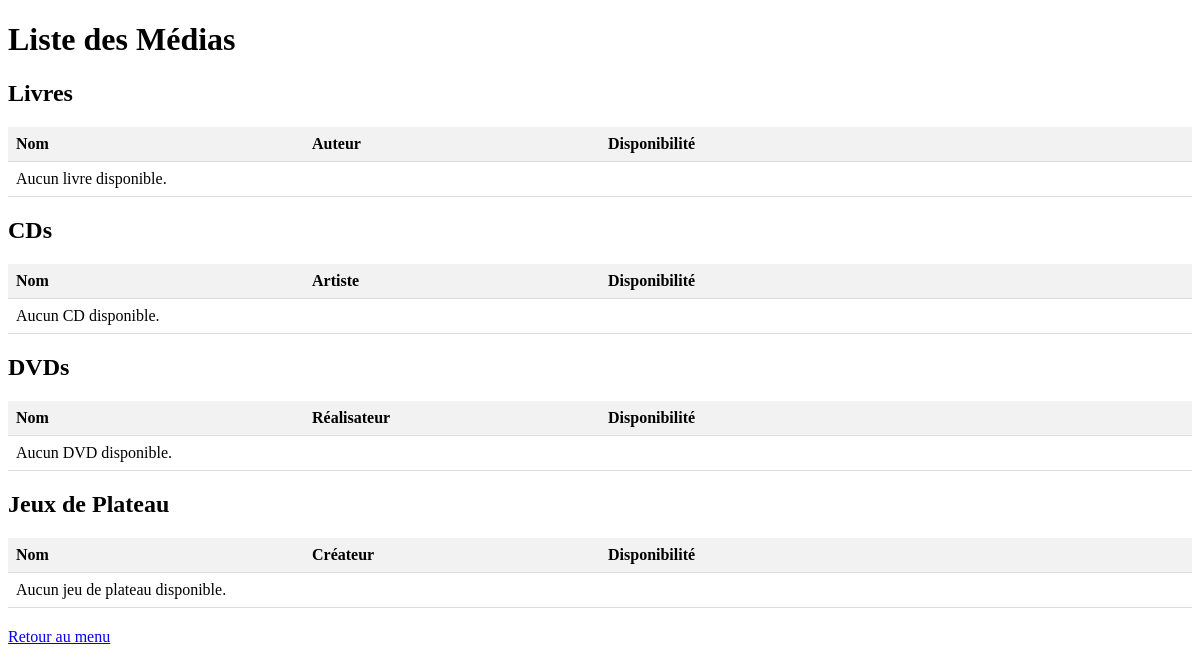
The page /bibliothecaire/medias/ on the database as committed earlier.
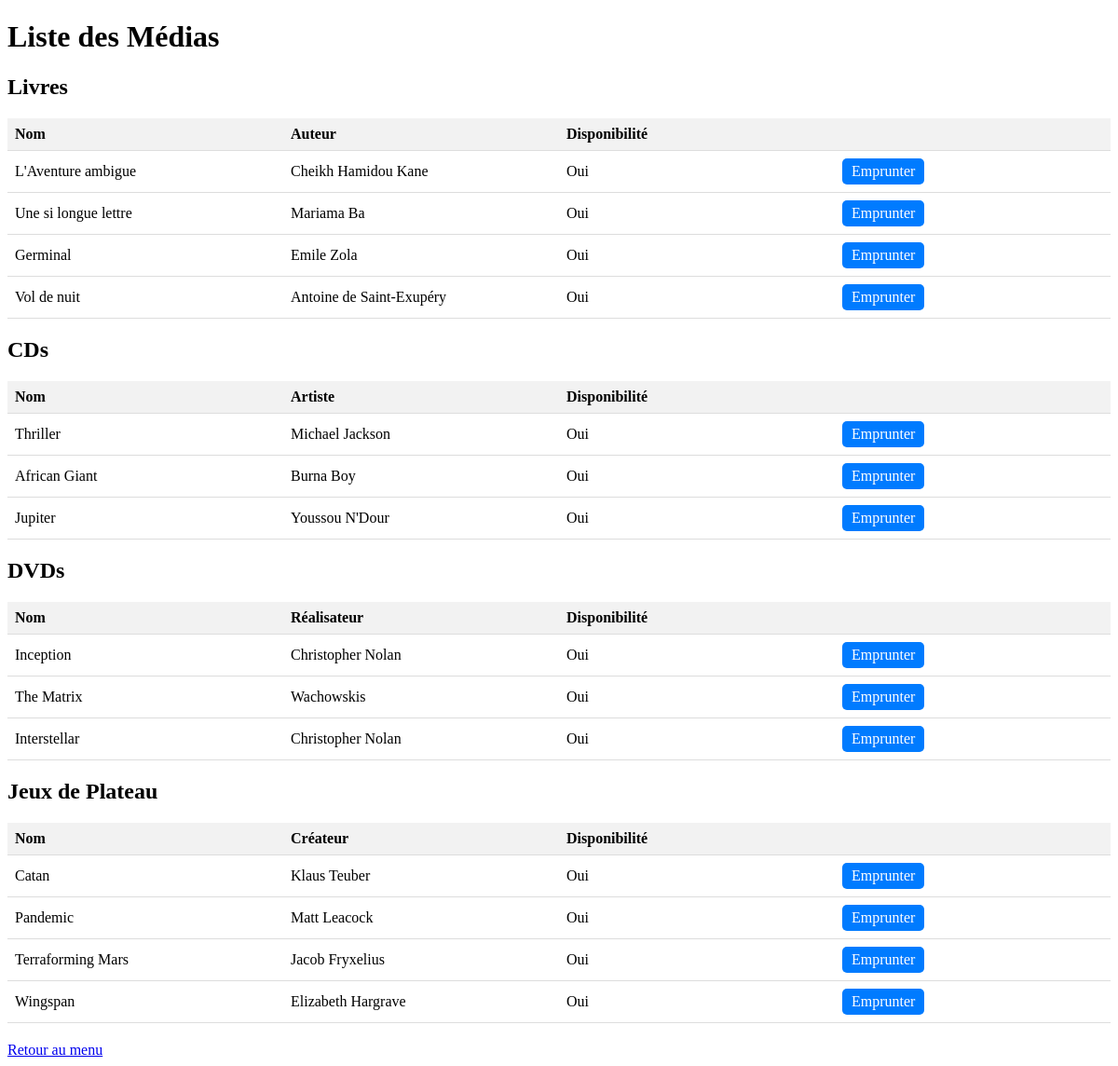
The same page on the database as committed later.
### bibliothecaire/models.py (models this page shows, shortened)
class Media(models.Model):
    quantite_disponible = models.PositiveIntegerField(default=1)  # Quantité disponible pour emprunt
    nom = models.CharField(max_length=100)
    disponible = models.BooleanField(default=True)
    date_emprunt = models.DateTimeField(null=True, blank=True)
    date_retour = models.DateTimeField(null=True, blank=True)
    emprunteur = models.ForeignKey(Emprunteur, null=True, blank=True, on_delete=models.SET_NULL)

class Livre(Media):
    auteur = models.CharField(max_length=100)

class Media(models.Model):
    quantite_disponible = models.PositiveIntegerField(default=1)  # Quantité disponible pour emprunt
    nom = models.CharField(max_length=100)
    disponible = models.BooleanField(default=True)
    date_emprunt = models.DateTimeField(null=True, blank=True)
    date_retour = models.DateTimeField(null=True, blank=True)
    emprunteur = models.ForeignKey(Emprunteur, null=True, blank=True, on_delete=models.SET_NULL)

class CD(Media):
    artiste = models.CharField(max_length=100)

class DVD(Media):
    realisateur = models.CharField(max_length=100)

class JeuDePlateau(Media):
    createur = models.CharField(max_length=100)

### bibliothecaire/views.py (the view)
# urls.py: path('medias/', views.medias, name='medias'),  # Liste des médias
def medias(request):
    livres = Livre.objects.all()
    cds = CD.objects.all()
    dvds = DVD.objects.all()
    jeux = JeuDePlateau.objects.all()
    context = {
        'livres': livres,
        'cds': cds,
        'dvds': dvds,
        'jeux': jeux
    }
    return render(request, 'bibliothecaire/medias.html', context)

### bibliothecaire/templates/bibliothecaire/medias.html (shortened to what the changed rows need)
<!DOCTYPE html>
<html lang="fr">
<head>
</head>
<body>
    <h1>Liste des Médias</h1>
    <h2>Livres</h2>
    <div class="table-container">
        <table>
            <thead>
                <tr>
                    <th>Nom</th>
                    <th>Auteur</th>
                    <th>Disponibilité</th>
                    <th></th>
                </tr>
            </thead>
            <tbody>
                {% for livre in livres %}
                    <tr>
                        <td>{{ livre.nom }}</td>
                        <td>{{ livre.auteur }}</td>
                        <td>
                            {% if livre.disponible %}
                                Oui
                            {% else %}
                                Non
                            {% endif %}
                        </td>
                        <td>
                            {% if livre.disponible %}
                                <a href="{% url 'ajouter_emprunt' %}?media={{ livre.id }}" class="emprunter-btn">Emprunter</a>
                            {% endif %}
                        </td>
                    </tr>
                {% empty %}
                    <tr>
                        <td colspan="4">Aucun livre disponible.</td>
                    </tr>
                {% endfor %}
            </tbody>
        </table>
    </div>
    <h2>CDs</h2>
    <div class="table-container">
        <table>
            <thead>
                <tr>
                    <th>Nom</th>
                    <th>Artiste</th>
                    <th>Disponibilité</th>
                    <th></th>
                </tr>
            </thead>
            <tbody>
                {% for cd in cds %}
                    <tr>
                        <td>{{ cd.nom }}</td>
                        <td>{{ cd.artiste }}</td>
                        <td>
                            {% if cd.disponible %}
                                Oui
                            {% else %}
                                Non
                            {% endif %}
                        </td>
                        <td>
                            {% if cd.disponible %}
                                <a href="{% url 'ajouter_emprunt' %}?media={{ cd.id }}" class="emprunter-btn">Emprunter</a>
                            {% endif %}
                        </td>
                    </tr>
                {% empty %}
                    <tr>
                        <td colspan="4">Aucun CD disponible.</td>
                    </tr>
                {% endfor %}
            </tbody>
        </table>
    </div>
    <h2>DVDs</h2>
    <div class="table-container">
        <table>
            <thead>
                <tr>
                    <th>Nom</th>
                    <th>Réalisateur</th>
                    <th>Disponibilité</th>
                    <th></th>
                </tr>
            </thead>
            <tbody>
                {% for dvd in dvds %}
                    <tr>
                        <td>{{ dvd.nom }}</td>
                        <td>{{ dvd.realisateur }}</td>
                        <td>
                            {% if dvd.disponible %}
                                Oui
                            {% else %}
                                Non
                            {% endif %}
                        </td>
                        <td>
                            {% if dvd.disponible %}
                                <a href="{% url 'ajouter_emprunt' %}?media={{ dvd.id }}" class="emprunter-btn">Emprunter</a>
                            {% endif %}
                        </td>
                    </tr>
                {% empty %}
                    <tr>
                        <td colspan="4">Aucun DVD disponible.</td>
                    </tr>
                {% endfor %}
            </tbody>
        </table>
    </div>
    <h2>Jeux de Plateau</h2>
    <div class="table-container">
        <table>
            <thead>
                <tr>
                    <th>Nom</th>
                    <th>Créateur</th>
                    <th>Disponibilité</th>
                    <th></th>
                </tr>
            </thead>
            <tbody>
                {% for jeu in jeux %}
                    <tr>
                        <td>{{ jeu.nom }}</td>
                        <td>{{ jeu.createur }}</td>
                        <td>
                            {% if jeu.disponible %}
                                Oui
                            {% else %}
                                Non
                            {% endif %}
                        </td>
                        <td>
                            {% if jeu.disponible %}
                                <a href="{% url 'ajouter_emprunt' %}?media={{ jeu.id }}" class="emprunter-btn">Emprunter</a>
                            {% endif %}
                        </td>
                    </tr>
                {% empty %}
                    <tr>
                        <td colspan="4">Aucun jeu de plateau disponible.</td>
                    </tr>
                {% endfor %}
            </tbody>
        </table>
    </div>
</body>
</html>

Rows that differ between the two databases and show on the page:
added Livre: nom "L'Aventure ambigue", auteur "Cheikh Hamidou Kane"
added Livre: nom "Une si longue lettre", auteur "Mariama Ba"
added Livre: nom "Germinal", auteur "Emile Zola"
added Livre: nom "Vol de nuit", auteur "Antoine de Saint-Exupéry"
added CD: nom "Thriller", artiste "Michael Jackson"
added CD: nom "African Giant", artiste "Burna Boy"
added CD: nom "Jupiter", artiste "Youssou N'Dour"
added DVD: nom "Inception", realisateur "Christopher Nolan"
added DVD: nom "The Matrix", realisateur "Wachowskis"
added DVD: nom "Interstellar", realisateur "Christopher Nolan"
added JeuDePlateau: nom "Catan", createur "Klaus Teuber"
added JeuDePlateau: nom "Pandemic", createur "Matt Leacock"
added JeuDePlateau: nom "Terraforming Mars", createur "Jacob Fryxelius"
added JeuDePlateau: nom "Wingspan", createur "Elizabeth Hargrave"
Other text that changed with them:
text no longer shown: "Aucun livre disponible. Aucun CD disponible. Aucun DVD disponible. Aucun jeu de plateau disponible."
